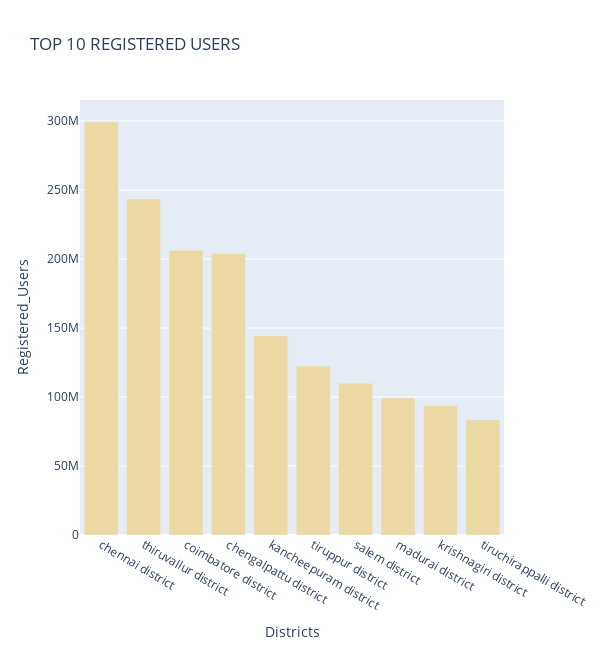
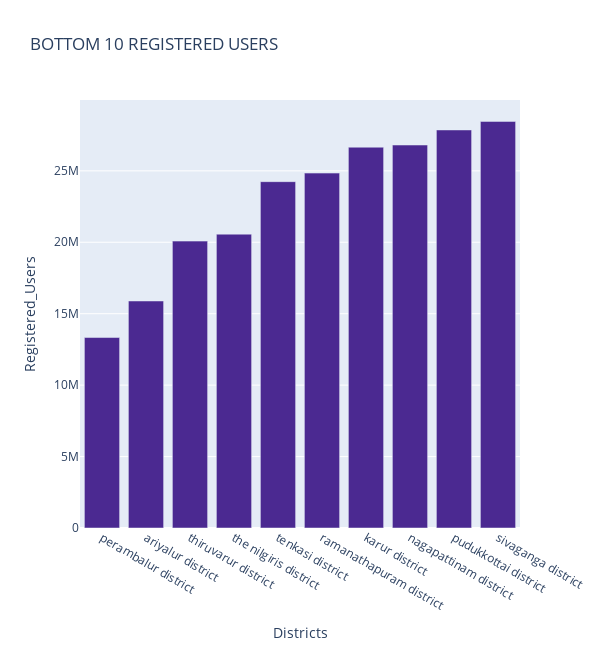

The code cell stored with these charts, in order, in its notebook:
### Code cell
top_chart_reg_users("map_users", "Tamil Nadu")

### Figure 1 — Plotly figure (JSON) as saved in the notebook; plotly's stock layout.template omitted (floating-point values rounded to 4 significant figures)
{"data": [{"alignmentgroup": "True", "hovertemplate": "<b>%{hovertext}</b><br><br>Districts=%{x}<br>Registered_Users=%{y}<extra></extra>", "hovertext": ["chennai district", "thiruvallur district", "coimbatore district", "chengalpattu district", "kancheepuram district", "tiruppur district", "salem district", "madurai district", "krishnagiri district", "tiruchirappalli district"], "legendgroup": "", "marker": {"color": "rgb(237, 217, 163)", "pattern": {"shape": ""}}, "name": "", "offsetgroup": "", "orientation": "v", "showlegend": false, "textposition": "auto", "type": "bar", "x": ["chennai district", "thiruvallur district", "coimbatore district", "chengalpattu district", "kancheepuram district", "tiruppur district", "salem district", "madurai district", "krishnagiri district", "tiruchirappalli district"], "xaxis": "x", "y": [299525912, 243588562, 206374322, 204106784, 144267711, 122454773, 109955237, 99312374, 93807133, 83511960], "yaxis": "y"}], "layout": {"barmode": "relative", "height": 650, "legend": {"tracegroupgap": 0}, "title": {"text": "TOP 10 REGISTERED USERS"}, "width": 600, "xaxis": {"anchor": "y", "domain": [0, 1], "title": {"text": "Districts"}}, "yaxis": {"anchor": "x", "domain": [0, 1], "title": {"text": "Registered_Users"}}}}

### Figure 2 — Plotly figure (JSON) as saved in the notebook; plotly's stock layout.template omitted (floating-point values rounded to 4 significant figures)
{"data": [{"alignmentgroup": "True", "hovertemplate": "<b>%{hovertext}</b><br><br>Districts=%{x}<br>Registered_Users=%{y}<extra></extra>", "hovertext": ["perambalur district", "ariyalur district", "thiruvarur district", "the nilgiris district", "tenkasi district", "ramanathapuram district", "karur district", "nagapattinam district", "pudukkottai district", "sivaganga district"], "legendgroup": "", "marker": {"color": "rgb(75, 41, 145)", "pattern": {"shape": ""}}, "name": "", "offsetgroup": "", "orientation": "v", "showlegend": false, "textposition": "auto", "type": "bar", "x": ["perambalur district", "ariyalur district", "thiruvarur district", "the nilgiris district", "tenkasi district", "ramanathapuram district", "karur district", "nagapattinam district", "pudukkottai district", "sivaganga district"], "xaxis": "x", "y": [13331633, 15889566, 20079710, 20566910, 24241287, 24840844, 26654698, 26805415, 27861722, 28459494], "yaxis": "y"}], "layout": {"barmode": "relative", "height": 650, "legend": {"tracegroupgap": 0}, "title": {"text": "BOTTOM 10 REGISTERED USERS"}, "width": 600, "xaxis": {"anchor": "y", "domain": [0, 1], "title": {"text": "Districts"}}, "yaxis": {"anchor": "x", "domain": [0, 1], "title": {"text": "Registered_Users"}}}}
